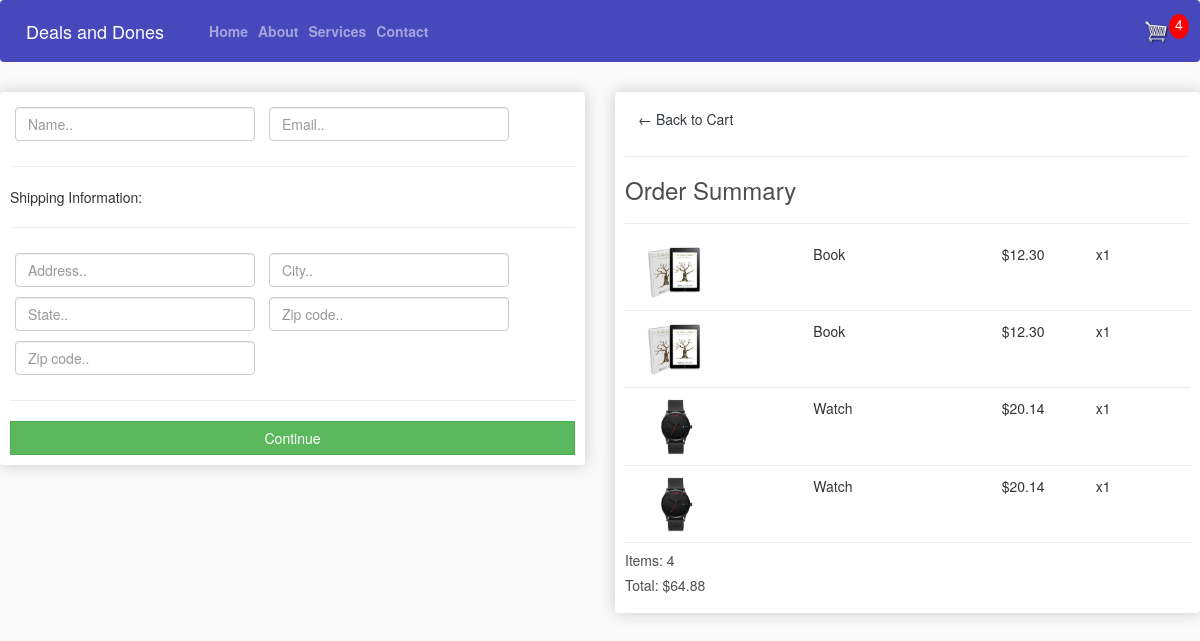
Screenshot of /checkout/ (signed in) with the database file from the repository.
### myApp/models.py (models this page shows, shortened)
class OrderItem(models.Model):
	product = models.ForeignKey(Product, on_delete=models.SET_NULL, null=True)
	order = models.ForeignKey(Order, on_delete=models.SET_NULL, null=True)
	quantity = models.IntegerField(default=0, null=True, blank=True)
	date_added = models.DateTimeField(auto_now_add=True)
	@property
	def get_total(self):
		total = self.product.price * self.quantity
		return total

class Product(models.Model):
	name = models.CharField(max_length=200)
	price = models.FloatField()
	digital = models.BooleanField(default=False,null=True, blank=True)
	image = models.ImageField(null=True, blank=True)
	@property
	def imageURL(self):
		try:
			url = self.image.url
		except:
			url = ''
		return url

class Order(models.Model):
	customer = models.ForeignKey(Customer, on_delete=models.SET_NULL, null=True, blank=True)
	date_ordered = models.DateTimeField(auto_now_add=True)
	complete = models.BooleanField(default=False)
	transaction_id = models.CharField(max_length=100, null=True)
	@property
	def shipping(self):
		shipping = False
		orderitems = self.orderitem_set.all()
		for i in orderitems:
			if i.product.digital == False:
				shipping = True
		return shipping
	@property
	def get_cart_total(self):
		orderitems = self.orderitem_set.all()
		total = sum([item.get_total for item in orderitems])
		return total
	@property
	def get_cart_items(self):
		orderitems = self.orderitem_set.all()
		total = sum([item.quantity for item in orderitems])
		return total

### myApp/views.py (the view)
# urls.py: path('checkout/', mv.checkout, name="checkout"),
def checkout(request):
	data = cartData(request)
	cartItems = data['cartItems']
	order = data['order']
	items = data['items']
	context = {'items':items, 'order':order, 'cartItems':cartItems}
	return render(request, 'myAppForm/checkout.html', context)

### myApp/utils.py (called while the page is built)
def cartData(request):
	if request.user.is_authenticated:
		customer = request.user.customer
		order, created = Order.objects.get_or_create(customer=customer, complete=False)
		items = order.orderitem_set.all()
		cartItems = order.get_cart_items
	else:
		cookieData = cookieCart(request)
		cartItems = cookieData['cartItems']
		order = cookieData['order']
		items = cookieData['items']
	return {'cartItems':cartItems ,'order':order, 'items':items}

### templates/myAppForm/checkout.html (shortened to what this page needs)
{% extends 'myAppForm/base.html' %} {% block title%} Payment {% endblock title %} {% load static %} {% block body %}
<div class="row">
    <div class="col-lg-6">
        <div class="box-element" id="form-wrapper">
            <form id="form">
                <div class="form-field">
                    <input required class="form-control" type="text" name="name" placeholder="Name..">
                </div>
                <div class="form-field">
                    <input required class="form-control" type="email" name="email" placeholder="Email..">
                </div>
                <div id="shipping-info">
                    <hr>
                    <p>Shipping Information:</p>
                    <hr>
                    <div class="form-field">
                        <input class="form-control" type="text" name="address" placeholder="Address..">
                    </div>
                    <div class="form-field">
                        <input class="form-control" type="text" name="city" placeholder="City..">
                    </div>
                    <div class="form-field">
                        <input class="form-control" type="text" name="state" placeholder="State..">
                    </div>
                    <div class="form-field">
                        <input class="form-control" type="text" name="zipcode" placeholder="Zip code..">
                    </div>
                    <div class="form-field">
                        <input class="form-control" type="text" name="country" placeholder="Zip code..">
                    </div>
                </div>
                <hr>
                <input id="form-button" class="btn btn-success btn-block" type="submit" value="Continue">
            </form>
        </div>
        <br>
    </div>
    <div class="col-lg-6">
        <div class="box-element">
            <a class="btn btn-outline-dark" href="{% url 'cart' %}">&#x2190; Back to Cart</a>
            <hr>
            <h3>Order Summary</h3>
            <hr> {% for item in items %}
            <div class="cart-row">
                <div style="flex:2"><img class="row-image" src="{{item.product.imageURL}}"></div>
                <div style="flex:2">
                    <p>{{item.product.name}}</p>
                </div>
                <div style="flex:1">
                    <p>${{item.product.price|floatformat:2}}</p>
                </div>
                <div style="flex:1">
                    <p>x{{item.quantity}}</p>
                </div>
            </div>
            {% endfor %}
            <h5>Items: {{order.get_cart_items}}</h5>
            <h5>Total: ${{order.get_cart_total|floatformat:2}}</h5>
        </div>
    </div>
</div>
{% endblock body %}

### static/css/main.css (style rules this page uses)
body { background-color: hsl(0, 0%, 98%); }
h1,h2,h3,h4,h5,h6 { color:hsl(0, 0%, 30%); }
.box-element { box-shadow:hsl(0, 0%, 80%) 0 0 16px; background-color: #fff; border-radius: 4px; padding: 10px; }
.col-lg-4, .col-lg-6, .col-lg-8, .col-lg-12 { margin-top: 10px; }
.btn { border-radius: 0; }
.row-image { width: 100px; }
.form-field { width:250px; display: inline-block; padding: 5px; }
.cart-row { display: flex; align-items: flex-stretch; padding-bottom: 10px; margin-bottom: 10px; border-bottom: 1px solid #ececec; }

### rows the page displays
OrderItem: product.imageURL (picture), product.name "Book", product.price "12.30", quantity "1"
OrderItem: product.imageURL (picture), product.name "Book", product.price "12.30", quantity "1"
OrderItem: product.imageURL (picture), product.name "Watch", product.price "20.14", quantity "1"
OrderItem: product.imageURL (picture), product.name "Watch", product.price "20.14", quantity "1"
Order: get_cart_items "4", get_cart_total "64.88"

### other values shown
{{ cartItems }} "4"
